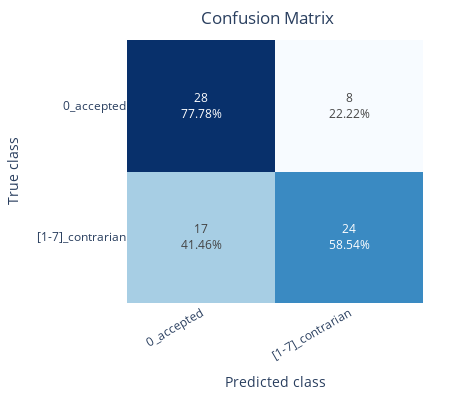
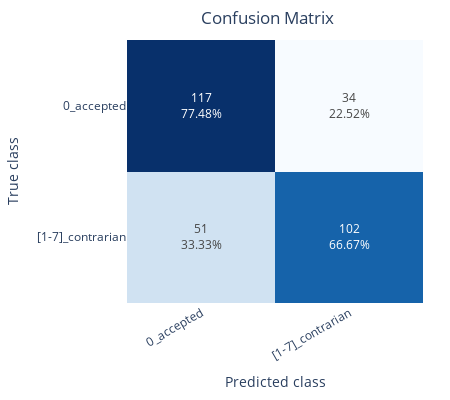

Here is the notebook cell these charts were saved with, in order:
### Code cell
class ClassificationCoT(BaseModel):
    reasoning: str = Field(
        alias="raisonnement", description="Ton raisonnement pour classifier l'extrait"
    )
    answer: Literal["oui", "non"] = Field(
        alias="réponse",
        description='"oui" si l\'extrait contient de la désinformation sur le climat, sinon "non"',
    )


async def predict_cot(text: str) -> bool:
    response = await acompletion(
        model="gpt-4o-mini",
        messages=[
            {
                "role": "user",
                "content": f"""D'après toi, cet extrait radio contient-il de la désinformation sur le climat ? (oui/non)
Éxplique ton raisonnement étape par étape.

{text}""",
            }
        ],
        response_format=ClassificationCoT,
        timeout=60,
        max_tokens=1000,
        temperature=0,
    )
    classification = ClassificationCoT(
        **json.loads(response.choices[0].message.content)
    )
    return classification.answer == "oui"


await evaluate(predict_cot, train, test)

### Figure 1 — Plotly figure (JSON) as saved in the notebook; plotly's stock layout.template omitted (floating-point values rounded to 4 significant figures)
{"data": [{"colorscale": [[0, "rgb(247,251,255)"], [0.125, "rgb(222,235,247)"], [0.25, "rgb(198,219,239)"], [0.375, "rgb(158,202,225)"], [0.5, "rgb(107,174,214)"], [0.625, "rgb(66,146,198)"], [0.75, "rgb(33,113,181)"], [0.875, "rgb(8,81,156)"], [1, "rgb(8,48,107)"]], "hoverinfo": "none", "showscale": false, "text": [["28<br>77.78%", "8<br>22.22%"], ["17<br>41.46%", "24<br>58.54%"]], "texttemplate": "%{text}", "type": "heatmap", "x": ["0_accepted", "[1-7]_contrarian"], "y": ["0_accepted", "[1-7]_contrarian"], "z": [[0.7778, 0.2222], [0.4146, 0.5854]]}], "layout": {"height": 400, "margin": {"b": 27, "r": 27, "t": 40}, "title": {"text": "Confusion Matrix", "x": 0.7, "xref": "paper", "y": 0.97}, "width": 450, "xaxis": {"tickangle": -30, "title": {"text": "Predicted class"}}, "yaxis": {"autorange": "reversed", "title": {"text": "True class"}}}}

### Figure 2 — Plotly figure (JSON) as saved in the notebook; plotly's stock layout.template omitted (floating-point values rounded to 4 significant figures)
{"data": [{"colorscale": [[0, "rgb(247,251,255)"], [0.125, "rgb(222,235,247)"], [0.25, "rgb(198,219,239)"], [0.375, "rgb(158,202,225)"], [0.5, "rgb(107,174,214)"], [0.625, "rgb(66,146,198)"], [0.75, "rgb(33,113,181)"], [0.875, "rgb(8,81,156)"], [1, "rgb(8,48,107)"]], "hoverinfo": "none", "showscale": false, "text": [["117<br>77.48%", "34<br>22.52%"], ["51<br>33.33%", "102<br>66.67%"]], "texttemplate": "%{text}", "type": "heatmap", "x": ["0_accepted", "[1-7]_contrarian"], "y": ["0_accepted", "[1-7]_contrarian"], "z": [[0.7748, 0.2252], [0.3333, 0.6667]]}], "layout": {"height": 400, "margin": {"b": 27, "r": 27, "t": 40}, "title": {"text": "Confusion Matrix", "x": 0.7, "xref": "paper", "y": 0.97}, "width": 450, "xaxis": {"tickangle": -30, "title": {"text": "Predicted class"}}, "yaxis": {"autorange": "reversed", "title": {"text": "True class"}}}}
